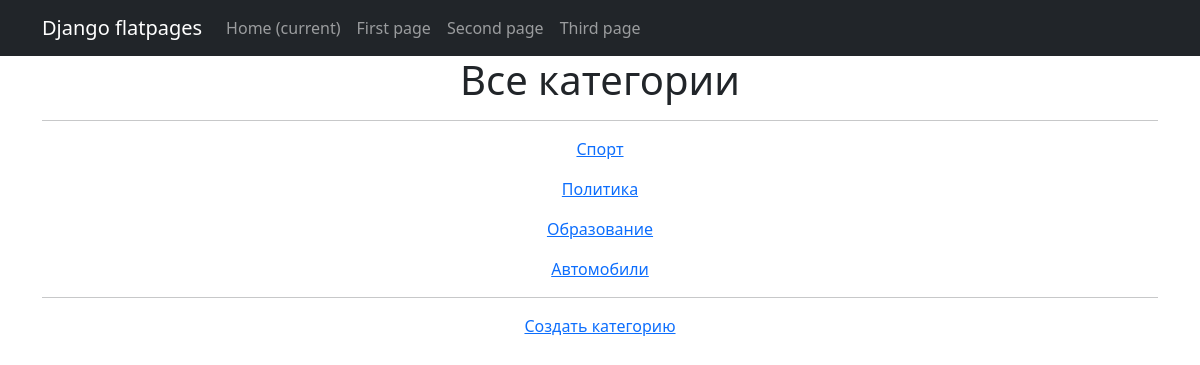
The app's page /news/categories/, older data.
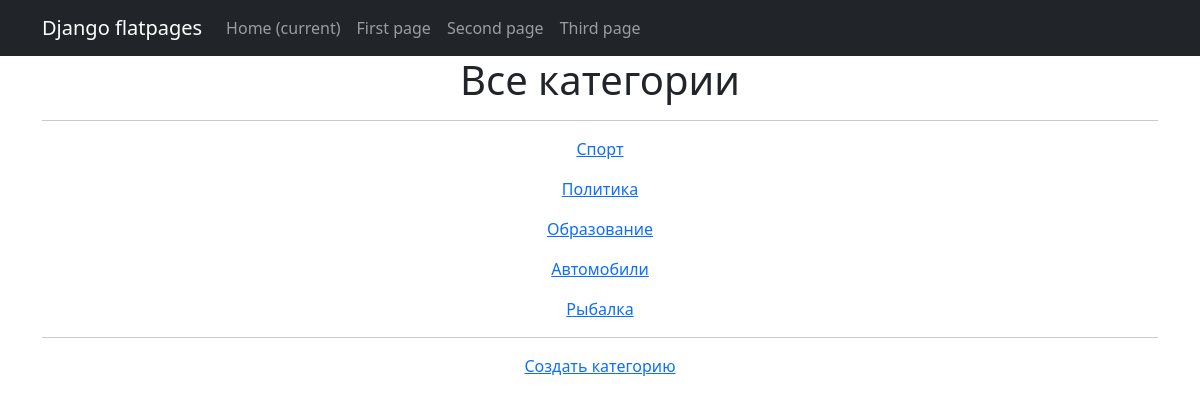
The same page, newer data.
### NewsPortal/models.py (models this page shows)
class Category(models.Model):
    name = models.CharField(max_length=100, unique=True)
    subscribers = models.ManyToManyField(User, through='UsersCategory')

### NewsPortal/views.py (the view)
# urls.py: path('categories/', category_list, name='category_list'),
def category_list(request):
    categories = Category.objects.all()
    context = {'categories': categories}
    return render(request, 'newsPortal/category/categoryList.html'
                  , context)

### templates/newsPortal/category/categoryList.html (shortened to what this page needs)
{% extends 'flatpages/default.html' %}
{% load customs_fiter %}
{% load customs_tags %}
{% block content %}
<h1>Все категории</h1>
<hr>
    {% if categories %}
        {% for category in categories %}
            <p>
            <a href="{% url 'NewsPortal:category_detail' category.id %}">
                {{ category.name }}</a>
            </p>
        {% endfor %}
    {% else  %}
        <h2>Список категорий пуст</h2>
    {% endif %}
<hr>
    <a href="{% url 'NewsPortal:category_create' %}">Создать категорию</a>
{% endblock content %}

Row changes from the older to the newer data that the page shows:
added Category: name "Рыбалка"
